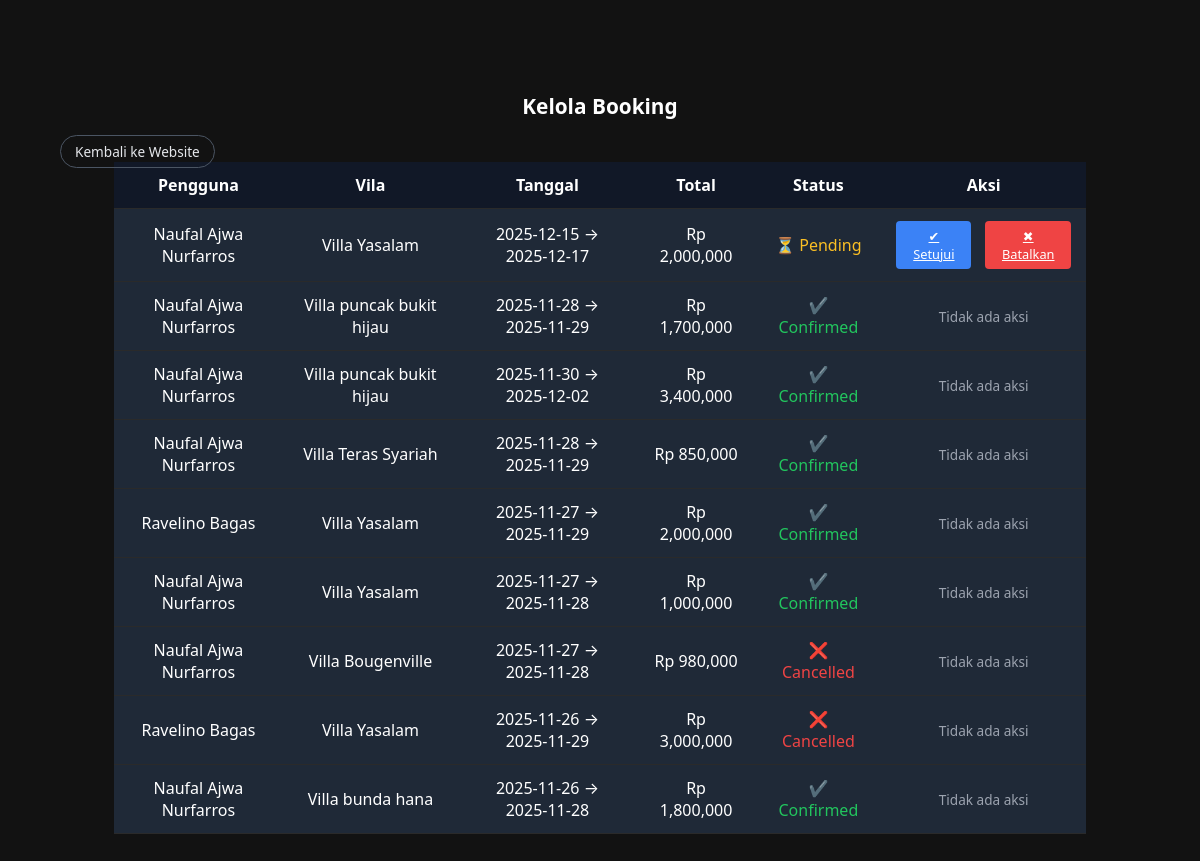
The page /admin/booking_list.php (signed in) on the database its author committed.
### tables this page shows
CREATE TABLE `booking` (
  `id_booking` int(11) NOT NULL,
  `id_user` int(11) NOT NULL,
  `id_vila` int(11) NOT NULL,
  `check_in` date NOT NULL,
  `check_out` date NOT NULL,
  `jumlah_tamu` int(11) NOT NULL,
  `total_harga` int(11) NOT NULL,
  `status_booking` enum('pending','confirmed','cancelled') DEFAULT 'pending',
  `created_at` datetime DEFAULT current_timestamp()
);

CREATE TABLE `users` (
  `id_user` int(11) NOT NULL,
  `nama` varchar(100) NOT NULL,
  `email` varchar(100) NOT NULL,
  `password` varchar(255) NOT NULL,
  `role` enum('user','admin') DEFAULT 'user',
  `created_at` datetime DEFAULT current_timestamp()
);

CREATE TABLE `vila` (
  `id_vila` int(11) NOT NULL,
  `nama_vila` varchar(100) NOT NULL,
  `lokasi` varchar(100) NOT NULL,
  `harga` int(11) NOT NULL,
  `deskripsi` text DEFAULT NULL,
  `fasilitas` text DEFAULT NULL,
  `rating` float DEFAULT NULL,
  `gambar` varchar(255) DEFAULT NULL,
  `latitude` decimal(20,16) DEFAULT NULL,
  `longitude` decimal(20,16) DEFAULT NULL
);

### admin/booking_list.php (the view, shortened to what this page needs)
<?php
require_once "../config/database.php";
$q = mysqli_query($conn, "
    SELECT b.*, u.nama AS nama_user, v.nama_vila
    FROM booking b
    JOIN users u ON b.id_user = u.id_user
    JOIN vila v ON b.id_vila = v.id_vila
    ORDER BY b.created_at DESC
");
?>
<!DOCTYPE html>
<html lang="id">
<head>
<link rel="stylesheet" href="../assets/css/style.css">
</head>
<body>
<div class="main-container">
<h2 class="section-title">Kelola Booking</h2>
<p style="margin-top:20px;"><a href="../index.php" class="btn-outline">Kembali ke Website</a></p>
<table class="admin-table" style="width:90%;margin:auto;">
    <tr>
        <th>Pengguna</th>
        <th>Vila</th>
        <th>Tanggal</th>
        <th>Total</th>
        <th>Status</th>
        <th>Aksi</th>
    </tr>
    <?php while($row = mysqli_fetch_assoc($q)): ?>
    <tr>
        <td><?= htmlspecialchars($row['nama_user']) ?></td>
        <td><?= htmlspecialchars($row['nama_vila']) ?></td>
        <td><?= $row['check_in'] ?> → <?= $row['check_out'] ?></td>
        <td>Rp <?= number_format($row['total_harga']); ?></td>
        <td>
            <?php if ($row['status_booking'] == 'pending'): ?>
                <span style="color:#fbbf24;">⏳ Pending</span>
            <?php elseif ($row['status_booking'] == 'confirmed'): ?>
                <span style="color:#22c55e;">✔️ Confirmed</span>
            <?php else: ?>
                <span style="color:#ef4444;">❌ Cancelled</span>
            <?php endif; ?>
        </td>
        <td>
            <?php if ($row['status_booking'] === 'pending'): ?>
                <div class="action-group">
                    <a href="booking_action.php?id=<?= $row['id_booking']; ?>&status=confirmed"
                    class="action-btn btn-approve">✔ Setujui</a>
                    <a href="booking_action.php?id=<?= $row['id_booking']; ?>&status=cancelled"
                    class="action-btn btn-cancel">✖ Batalkan</a>
                </div>
            <?php else: ?>
                <span style="font-size:.85rem;color:#9ca3af;">Tidak ada aksi</span>
            <?php endif; ?>
        </td>
    </tr>
    <?php endwhile; ?>
</table>
</div>
</body>
</html>

### assets/css/style.css (style rules this page uses)
* { box-sizing: border-box; margin: 0; padding: 0; font-family: system-ui, -apple-system, BlinkMacSystemFont, "Segoe UI", sans-serif; }
html, body { height: 100%; margin: 0; }
body { margin: 0; padding: 0; background: #121212; color: white; display: flex; flex-direction: column; padding-top: 0px; }
.btn-primary, .btn-outline { border-radius: 999px; padding: 6px 14px; font-size: 0.85rem; border: 1px solid transparent; }
.btn-outline { border-color: #4b5563; color: #e5e7eb !important; text-decoration: none; }
.main-container { width: 100%; padding: 60px; }
.section-title { margin-top: 32px; margin-bottom: 12px; font-size: 1.3rem; font-weight: 600; text-align: center; }
.admin-table { width: 90%; margin: 30px auto; border-collapse: collapse; color: white; }
.admin-table th, .admin-table td { padding: 12px 15px; text-align: center; }
.admin-table tr { border-bottom: 1px solid #2a2a2a; }
.admin-table th { background-color: #111827; font-weight: 600; }
.admin-table td { background-color: #1f2937; }
.action-btn { padding: 6px 12px; border-radius: 4px; cursor: pointer; font-size: .8rem; }
.btn-approve { background: #3b82f6; color: white; margin-right: 6px; }
.btn-cancel { background: #ef4444; color: white; }
.action-group { display: flex; justify-content: center; gap: 8px; }

### rows shown on the page
booking: id_user.nama "Naufal Ajwa Nurfarros", id_vila.nama_vila "Villa Yasalam", check_in "2025-12-15", check_out "2025-12-17", total_harga "2,000,000", status_booking "⏳ Pending"
booking: id_user.nama "Naufal Ajwa Nurfarros", id_vila.nama_vila "Villa puncak bukit hijau", check_in "2025-11-28", check_out "2025-11-29", total_harga "1,700,000", status_booking "✔️ Confirmed"
booking: id_user.nama "Naufal Ajwa Nurfarros", id_vila.nama_vila "Villa puncak bukit hijau", check_in "2025-11-30", check_out "2025-12-02", total_harga "3,400,000", status_booking "✔️ Confirmed"
booking: id_user.nama "Naufal Ajwa Nurfarros", id_vila.nama_vila "Villa Teras Syariah", check_in "2025-11-28", check_out "2025-11-29", total_harga "850,000", status_booking "✔️ Confirmed"
booking: id_user.nama "Ravelino Bagas", id_vila.nama_vila "Villa Yasalam", check_in "2025-11-27", check_out "2025-11-29", total_harga "2,000,000", status_booking "✔️ Confirmed"
booking: id_user.nama "Naufal Ajwa Nurfarros", id_vila.nama_vila "Villa Yasalam", check_in "2025-11-27", check_out "2025-11-28", total_harga "1,000,000", status_booking "✔️ Confirmed"
booking: id_user.nama "Naufal Ajwa Nurfarros", id_vila.nama_vila "Villa Bougenville", check_in "2025-11-27", check_out "2025-11-28", total_harga "980,000", status_booking "❌ Cancelled"
booking: id_user.nama "Ravelino Bagas", id_vila.nama_vila "Villa Yasalam", check_in "2025-11-26", check_out "2025-11-29", total_harga "3,000,000", status_booking "❌ Cancelled"
booking: id_user.nama "Naufal Ajwa Nurfarros", id_vila.nama_vila "Villa bunda hana", check_in "2025-11-26", check_out "2025-11-28", total_harga "1,800,000", status_booking "✔️ Confirmed"
